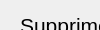
     <widget class="QWidget" name="supprimer_branche">
      <property name="geometry">
       <rect>
        <x>0</x>
        <y>0</y>
        <width>100</width>
        <height>30</height>
       </rect>
      </property>
      <attribute name="label">
       <string>Supprimer une Branche</string>
      </attribute>
      <widget class="QPushButton" name="supprimer_branche_2">
       <property name="geometry">
        <rect>
         <x>480</x>
         <y>110</y>
         <width>91</width>
         <height>41</height>
        </rect>
       </property>
       <property name="text">
        <string>Supprimer</string>
       </property>
      </widget>
      <widget class="QListWidget" name="liste_suppr_branche">
       <property name="geometry">
        <rect>
         <x>290</x>
         <y>20</y>
         <width>151</width>
         <height>251</height>
        </rect>
       </property>
      </widget>
      <widget class="QLabel" name="titre_supprimer_branche">
       <property name="geometry">
        <rect>
         <x>20</x>
         <y>10</y>
         <width>231</width>
         <height>31</height>
        </rect>
       </property>
       <property name="font">
        <font>
         <pointsize>16</pointsize>
        </font>
       </property>
       <property name="text">
        <string>Supprimer une Branche</string>
       </property>
      </widget>
      <widget class="QLabel" name="message_suppr_branche">
       <property name="geometry">
        <rect>
         <x>470</x>
         <y>40</y>
         <width>341</width>
         <height>16</height>
        </rect>
       </property>
       <property name="text">
        <string/>
       </property>
      </widget>
     </widget>
